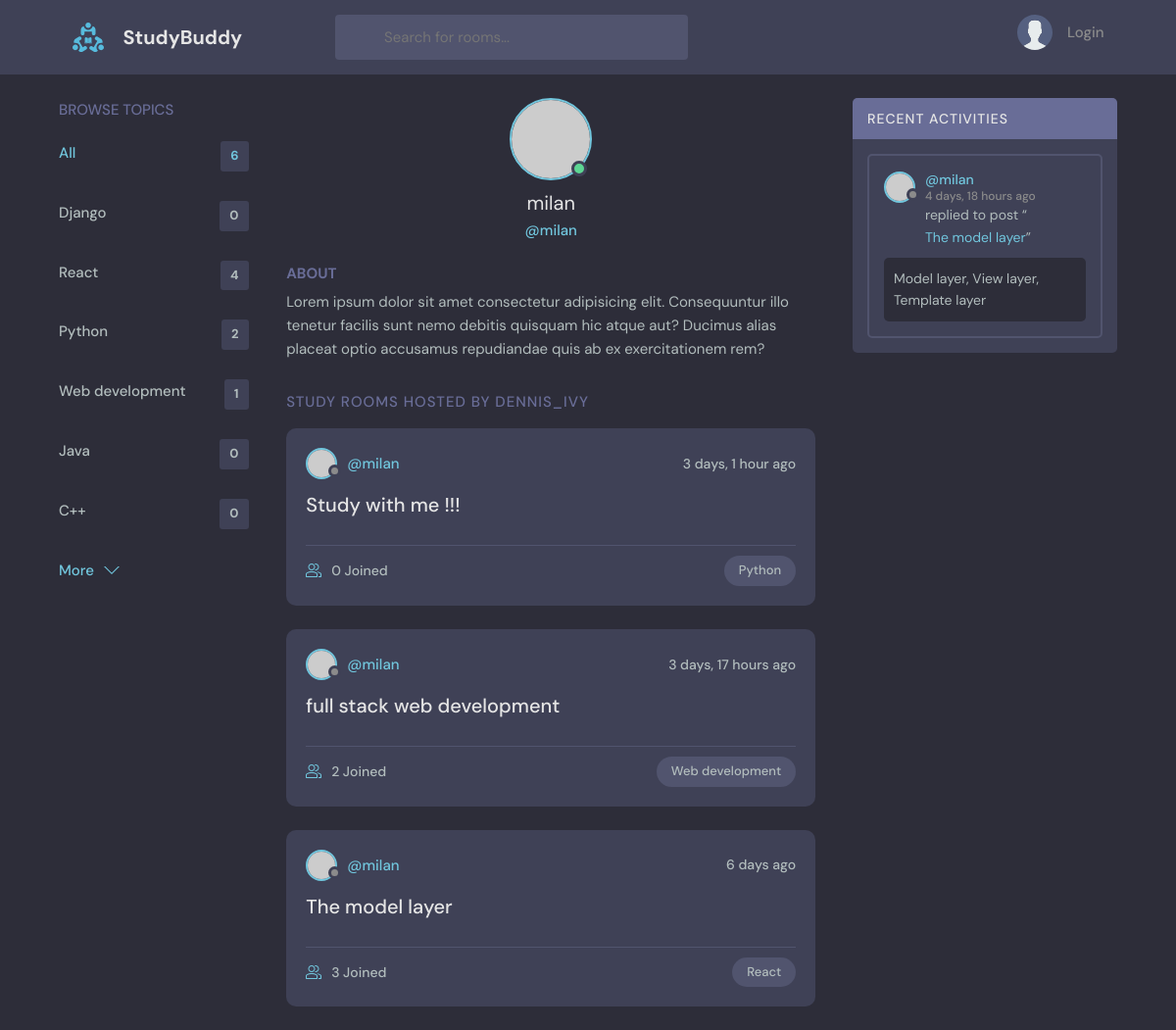
The app's page /profile/2/ with its own data.
### base/models.py (models this page shows, shortened)
class Topic(models.Model):
    name = models.CharField(max_length=200)

class Room(models.Model):
    host = models.ForeignKey(User, on_delete=models.SET_NULL, null=True)
    topic = models.ForeignKey(Topic, on_delete=models.SET_NULL, null=True)
    name = models.CharField(max_length=200)
    description = models.TextField(null=True, blank=True)
    participants = models.ManyToManyField(User, related_name='participants', blank=True)
    update = models.DateTimeField(auto_now=True)
    created = models.DateTimeField(auto_now_add=True)
    class Meta:
        ordering = ['-update', '-created']
    def __str__(self):
        return self.name

class Message(models.Model):
    user = models.ForeignKey(User,on_delete=models.CASCADE)
    room= models.ForeignKey(Room,on_delete=models.CASCADE)
    body = models.TextField()
    update = models.DateTimeField(auto_now=True)
    created = models.DateTimeField(auto_now_add=True)
    class Meta:
        ordering = ['-update', '-created']

### base/views.py (the view)
# urls.py: path('profile/<str:pk>/',views.userProfile, name = 'user-Profile'),
def userProfile(request,pk):
    user = User.objects.get(id = pk)
    rooms = user.room_set.all()
    room_messages = user.message_set.all()
    topics = Topic.objects.all()
    context = {'user': user, 'rooms': rooms ,'room_messages': room_messages , 'topics': topics}
    return render(request, 'base/profile.html', context)

### base/templates/base/profile.html (shortened to what this page needs)
{% extends 'main.html' %}
{% block content %}
  <main class="profile-page layout layout--3">
    <div class="container">
      {% include 'base/topics_component.html' %}
      <div class="roomList">
        <div class="profile">
          <div class="profile__avatar">
            <div class="avatar avatar--large active">
              <img src="https://randomuser.me/api/portraits/men/11.jpg" />
            </div>
          </div>
          <div class="profile__info">
            <h3>{{user.username}}</h3>
            <p>@{{user.username}}</p>
          </div>
          <div class="profile__about">
            <h3>About</h3>
            <p>
              Lorem ipsum dolor sit amet consectetur adipisicing elit. Consequuntur illo tenetur
              facilis sunt nemo debitis quisquam hic atque aut? Ducimus alias placeat optio
              accusamus repudiandae quis ab ex exercitationem rem?
            </p>
          </div>
        </div>
        <div class="roomList__header">
          <div>
            <h2>Study Rooms Hosted by dennis_ivy</a>
            </h2>
          </div>
        </div>
        {% include 'base/feed_component.html' %}
      </div>
      {% include 'base/activity_component.html' %}
    </div>
  </main>
  {% endblock content %}

### base/templates/base/topics_component.html
<div class="topics">
    <div class="topics__header">
      <h2>Browse Topics</h2>
    </div>
    <ul class="topics__list">
      <li>
        <a href="{% url 'home' %}" class="active">All<span>{{topics.count}}</span></a>
      </li>
      {% for topic in topics %}
      <li>
        <a href="{% url 'home' %}?q={{topic.name}}">{{topic.name}}<span>{{topic.room_set.all.count}}</span></a>
      </li>
      {% endfor %}
    </ul>
    <a class="btn btn--link" href=" {% url 'topics' %}">
      More
      <svg version="1.1" xmlns="http://www.w3.org/2000/svg" width="32" height="32" viewBox="0 0 32 32">
        <title>chevron-down</title>
        <path d="M16 21l-13-13h-3l16 16 16-16h-3l-13 13z"></path>
      </svg>
    </a>
  </div>

### base/templates/base/feed_component.html (shortened to what this page needs)
{% for room in rooms %}
<div class="roomListRoom">
    <div class="roomListRoom__header">
        {% if room.host %}
        <a href="{% url 'user-Profile' room.host.id %}" class="roomListRoom__author">
         {% endif %}
        <div class="avatar avatar--small">
          <img src="https://randomuser.me/api/portraits/women/11.jpg" />
        </div>
        <span>@{{room.host.username}}</span>
      </a>
      <div class="roomListRoom__actions">
        <span>{{room.created|timesince}} ago</span>
      </div>
    </div>
    <div class="roomListRoom__content">
      <a href="{% url 'room' room.id %}">{{room.name}}</a>
    </div>
    <div class="roomListRoom__meta">
      <a href="{% url 'room' room.id %}" class="roomListRoom__joined">
        {{room.participants.all.count}} Joined
      </a>
      <p class="roomListRoom__topic">{{room.topic.name}}</p>
    </div>
</div>
{% endfor %}

### base/templates/base/activity_component.html (shortened to what this page needs)
<div class="activities">
    <div class="activities__header">
      <h2>Recent Activities</h2>
    </div>
    {% for message in room_messages %}
    <div class="activities__box">
      <div class="activities__boxHeader roomListRoom__header">
        <a href="{% url 'user-Profile' message.user.id %}" class="roomListRoom__author">
          <div class="avatar avatar--small">
            <img src="https://randomuser.me/api/portraits/women/11.jpg" />
          </div>
          <p>
            @{{ message.user }}
            <span> {{ message.created|timesince }} ago</span>
          </p>
        </a>
    </div>
      <div class="activities__boxContent">
        <p>replied to post “<a href="{% url 'room' message.room.id %}">{{message.room}}</a>”</p>
        <div class="activities__boxRoomContent">
          {{message.body}}
        </div>
      </div>
    </div>
    {% endfor %}
</div>

### records on screen
Topic: name "Django", room_set.all.count "0"
Topic: name "React", room_set.all.count "4"
Topic: name "Python", room_set.all.count "2"
Topic: name "Web development", room_set.all.count "1"
Topic: name "Java", room_set.all.count "0"
Topic: name "C++", room_set.all.count "0"
Room: host.username "milan", created "3 days, 1 hour", name "Study with me !!!", participants.all.count "0", topic.name "Python"
Room: host.username "milan", created "3 days, 17 hours", name "full stack web development", participants.all.count "2", topic.name "Web development"
Room: host.username "milan", created "6 days", name "The model layer", participants.all.count "3", topic.name "React"
Message: user "milan", created "4 days, 18 hours", room "The model layer", body "Model layer, View layer, Template layer"

### other values on screen
{{ topics.count }} "6"
{{ user.username }} "milan"
